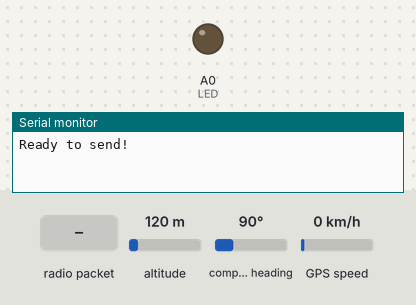
Bench run of a sketch on a simulated Arduino Uno, built with avr-gcc and run on an emulated ATmega328P. Parts: output pins drawn as LEDs (lit = HIGH), the last lines printed to the serial monitor. Inputs (shaded band) come from the test bench; at power-on: altitude 120 m, compass heading 90°, GPS speed 0 km/h. The GPS gets a fix after 3 s at 37.7749, -122.4194 with 8 satellites; no radio packets arrive unless stated.

Above: at 1.2 s.
1.3 s: radio packet "1" arrives
At 5.3 s:
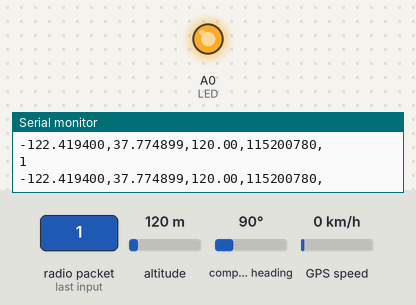
8.6 s: radio packet "0" arrives
At 14.0 s:
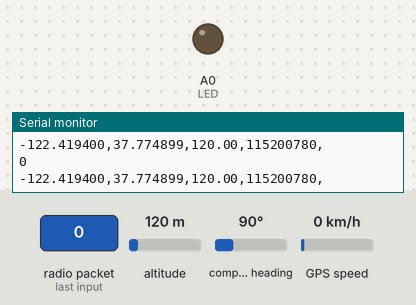
14.8 s: radio packet "2" arrives
At 16.1 s:
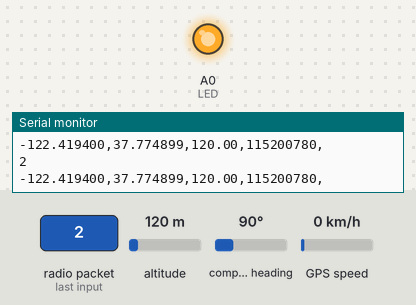
Timing chart, 0 to 20.4 s (numbered marks = the images above; inputs shaded):
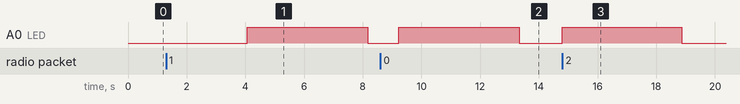

The sketch:

loragpsclient.ino
```cpp
#include <SoftwareSerial.h>
#include <TinyGPS.h>
#include <SPI.h>
#include <RH_RF95.h>
TinyGPS gps;
RH_RF95 rf95;
SoftwareSerial ss(3, 4); // Arduino RX, TX to conenct to GPS module.

static void smartdelay(unsigned long ms);

int LED=A0;

char DeviceID[10]="115200780"; //DeviceID or Device identifier in GPSWOX.com

String datastring1="";
String datastring2="";
String datastring3="";
uint8_t datasend[50];    //Storage  longtitude,latitude and altitude

char gps_lon[50]={"\0"};  //Storage GPS info
char gps_lat[20]={"\0"}; //Storage latitude
char gps_alt[20]={"\0"}; //Storage altitude
void setup()
{
  // initialize digital pin  as an output.
  pinMode(LED, OUTPUT);

  // initialize both serial ports:
  Serial.begin(9600);  // Serial to print out GPS info in Arduino IDE
  ss.begin(9600);       // SoftSerial port to get GPS data.
  while (!Serial);

   if (!rf95.init()) {  // Defaults after init are 434.0MHz, 13dBm, Bw = 125 kHz, Cr = 4/5, Sf = 128chips/symbol, CRC on
    Serial.println("Starting LoRa failed!");
    while (1);
  }

  /* Set frequency is 868MHz,SF is 7,SB is 125KHz,CR is 4/5 and Tx power is 20dBm */
  rf95.setFrequency(868);
  rf95.setSpreadingFactor(7);
  rf95.setSignalBandwidth(125E3);
  rf95.setCodingRate4(5);
  rf95.setTxPower(20,false);

  Serial.println("Ready to send!");
}

void loop()
{
  float flat, flon,falt;
  unsigned long age;
  gps.f_get_position(&flat, &flon, &age);
  falt=gps.f_altitude();  //get altitude
  flon == TinyGPS::GPS_INVALID_F_ANGLE ? 0.0 : flon, 6;//save six decimal places
  flat == TinyGPS::GPS_INVALID_F_ANGLE ? 0.0 : flat, 6;
  falt == TinyGPS::GPS_INVALID_F_ANGLE ? 0.0 : falt, 2;//save two decimal places
  datastring1 +=dtostrf(flat, 0, 6, gps_lat);
  datastring2 +=dtostrf(flon, 0, 6, gps_lon);
  datastring3 +=dtostrf(falt, 0, 2, gps_alt);
  if(flon!=1000.000000)
  {
  strcat(gps_lon,",");
  strcat(gps_lon,gps_lat);
  strcat(gps_lon,",");
  strcat(gps_lon,gps_alt);
  strcat(gps_lon,",");
  strcat(gps_lon,DeviceID);
  strcat(gps_lon,",");
  strcpy((char *)datasend,gps_lon);//the format of datasend is longtitude,latitude,altitude,DeviceID,
  Serial.println((char *)datasend);

  // send data
  rf95.send(datasend, sizeof(datasend));
  rf95.waitPacketSent();

  // Now wait for a reply
  receivepacket();
  }
  smartdelay(1000);
}

//If the packet arrive LG01, LG01 will send a ACK and here will receive it and turn on the led.
void receivepacket(){
    uint8_t indatabuf[RH_RF95_MAX_MESSAGE_LEN];
    uint8_t len = sizeof(indatabuf);

    if (rf95.waitAvailableTimeout(3000))
     {
       // Should be a reply message for us now
       if (rf95.recv(indatabuf, &len))
         {
         Serial.println((char*)indatabuf);
         digitalWrite(LED, HIGH);   // turn the LED on (HIGH is the voltage level)
         }
         else
         {
          digitalWrite(LED, LOW);    // turn the LED off by making the voltage LOW
          Serial.println("receive failed!");
         }
    }
    else
    {
      // Serial print "No reply, is track_GPS_server running or overranging the receive distance?" if don't get the reply .
      //Serial.println("No reply, is track_GPS_Server running or overranging the receive distance?");
      digitalWrite(LED, LOW);    // turn the HEART_LED off by making the voltage LOW
    }
}

static void smartdelay(unsigned long ms)
{
  unsigned long start = millis();
  do
  {
    while (ss.available())
    {
      //ss.print(Serial.read());
      gps.encode(ss.read());
    }
  } while (millis() - start < ms);
}
```

Measured:
- after the input at 1.3 s, A0 (LED): LOW → HIGH after 2.8 s, → LOW 4.1 s later
- after the input at 8.6 s, A0 (LED): LOW → HIGH after 0.63 s, → LOW 4.1 s later
- after the input at 14.8 s, A0 (LED): LOW → HIGH at once, → LOW 4.1 s later
